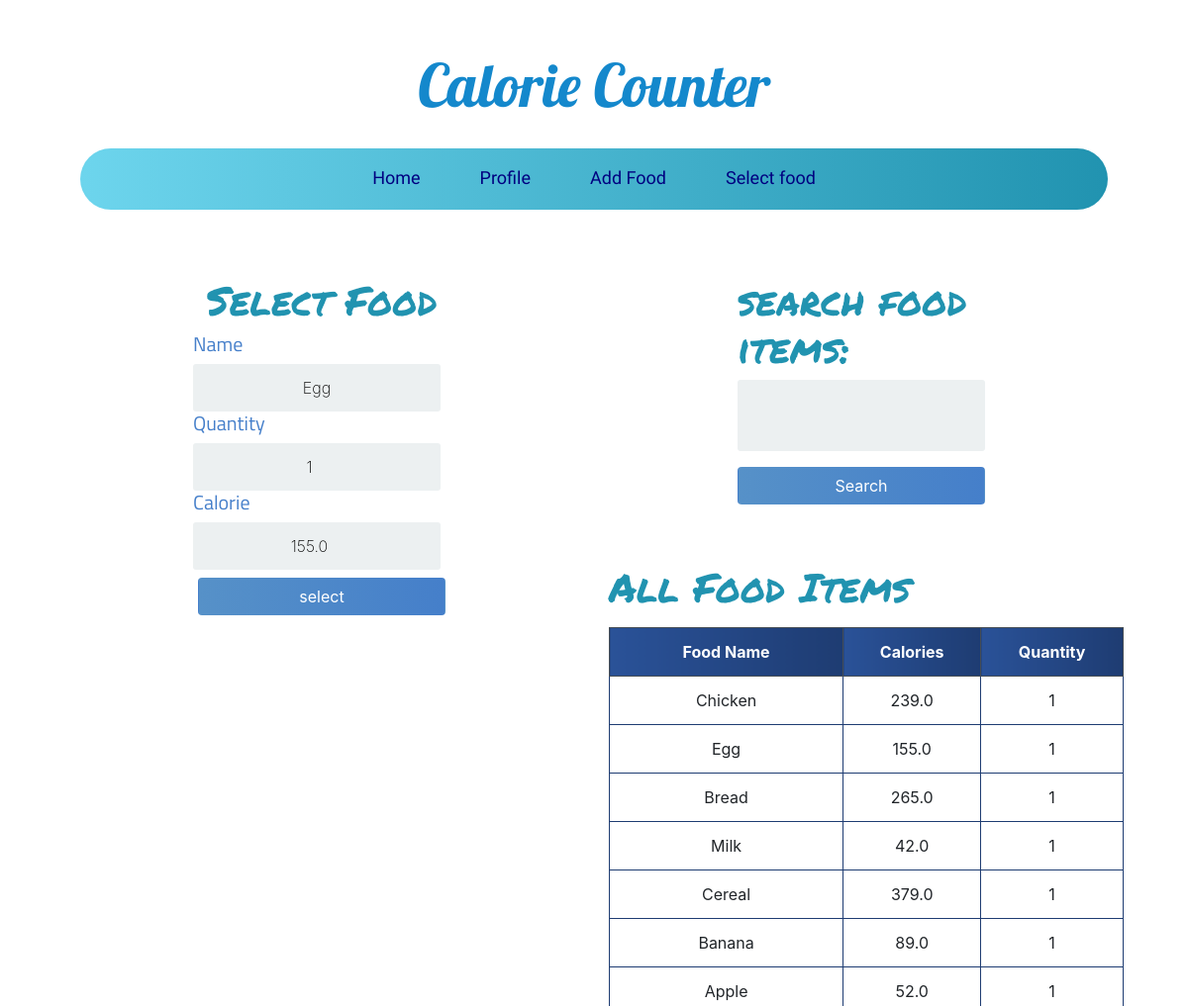
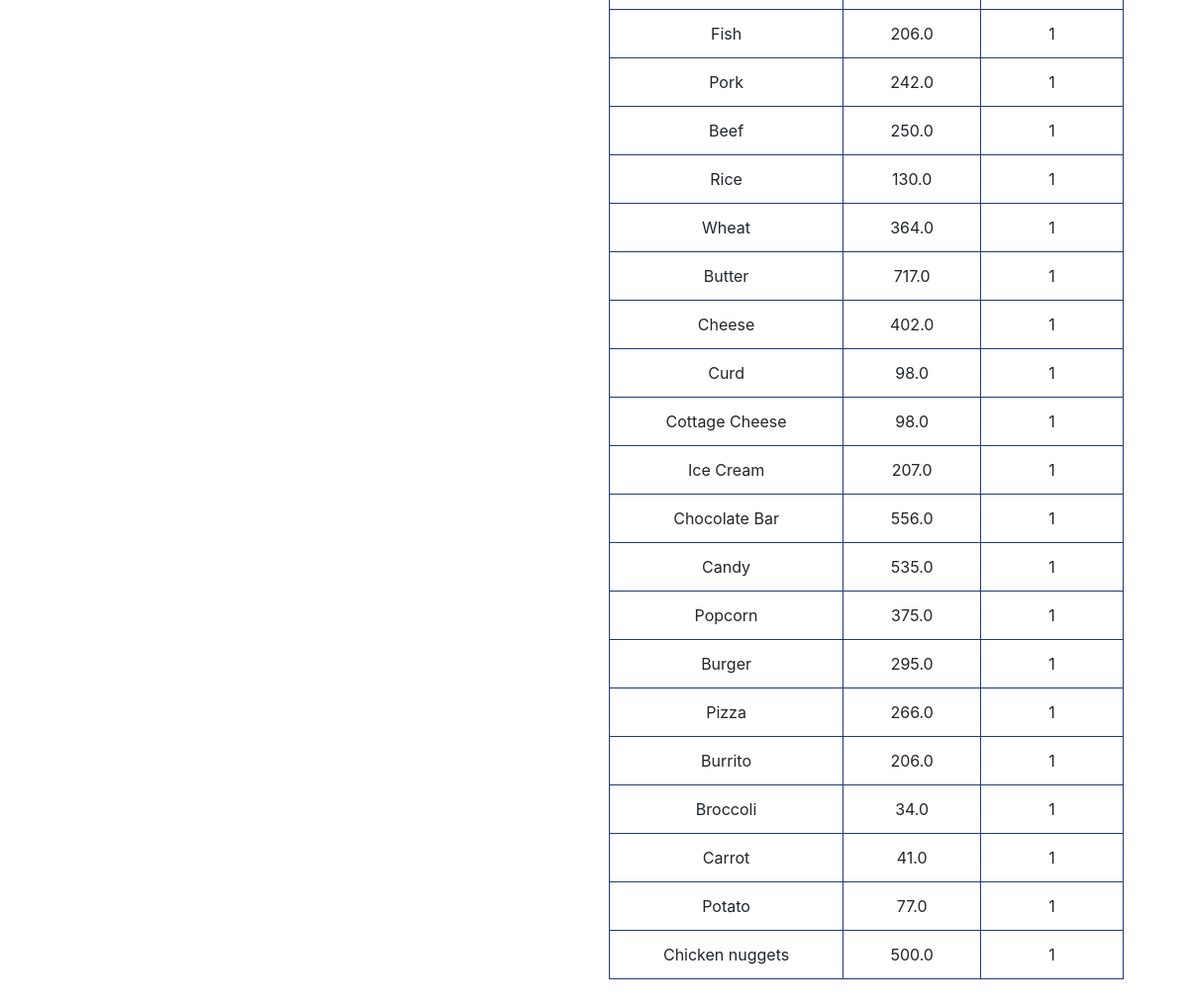
The page /update_food/11/ (signed in) on the database its author committed (2 pictures, top to bottom).
### calories/models.py (models this page shows, shortened)
class Food(models.Model):
	name = models.CharField(max_length=200 ,null=False)
	quantity = models.PositiveIntegerField(null=False,default=0)
	calorie = models.FloatField(null=False,default=0)
	person_of = models.ForeignKey(User,null=True,on_delete=models.CASCADE)

### calories/views.py (the view)
# urls.py: path('update_food/<str:pk>/',update_food,name='update_food'),
@login_required
def update_food(request,pk):
	food_items = Food.objects.filter(person_of=request.user)
	food_item = Food.objects.get(id=pk)
	form =  AddFoodForm(instance=food_item)
	if request.method == 'POST':
		form = AddFoodForm(request.POST,instance=food_item)
		if form.is_valid():
			form.save()
			return redirect('profile')
	myFilter = FoodFilter(request.GET,queryset=food_items)
	context = {'form':form,'food_items':food_items,'myFilter':myFilter}
	return render(request,'add_food.html',context)

### calories/forms.py
class AddFoodForm(forms.ModelForm):
    class Meta:
        model = Food
        fields = ('name','quantity','calorie')

### templates/add_food.html (shortened to what this page needs)
{% extends 'base.html' %}
{% block content %}
<div class="container">
<div class="row">
    <div class="col-lg-6">
    <div class="login">
        <div class="login-screen">
            <div class="app-title">
                <h1 class="headline">Select Food</h1>
            </div>
            <form method="POST" action="" class="login-form form-inline">
                {% for field in form %}
                <h5 class="form-labels">
                {{ field.label }}
                </h5>
                {{ field }}
                {% endfor %}
                <input class="btn mt-2" type="submit" value="select">
            </form>
        </div>
    </div>
    </div>
    <div class="col-lg-6 ">
    <div class="login">
        <div class="login-screen">
              <form method="get">
                  <h1 class="headline">{{ myFilter.form }}</h1>
                  <button class="btn mt-2" type="submit">Search </button>
              </form>
        </div>
    </div>
        <h1 class="headline"> All Food Items </h1>
        <table class="table table-bordered text-center mt-3">
            <thead class="thead-dark">
                <tr>
                    <th scope="col">Food Name</th>
                    <th scope="col">Calories</th>
                    <th scope="col">Quantity</th>
                </tr>
            </thead>
            <tbody>
                {% for food in food_items %}
                <tr>
                    <td>{{ food.name }}</td>
                    <td>{{ food.calorie }}</td>
                    <td>{{ food.quantity }}</td>
                </tr>
                {% endfor %}
            </tbody>
        </table>
    </div>
</div>
</div>
{% endblock content %}

### static/css/base.css (style rules this page uses)
body { font-family: Arial; background-color: #3498DB; padding: 50px; }
.login { margin: 20px auto; width: 300px; }
.login-screen { background-color: #FFF; padding: 20px; border-radius: 5px }
.app-title { text-align: center; color: #777; }
.login-form { text-align: center; }
input { text-align: center; background-color: #ECF0F1; border: 2px solid transparent; border-radius: 3px; font-size: 16px; font-weight: 200; padding: 10px 0; width: 250px; transition: border .5s; }
.btn { background: #457fca; background: -webkit-linear-gradient(to right, #5691c8, #457fca); background: linear-gradient(to right, #5691c8, #457fca); color: white !important; font-size: 16px; line-height: 25px; padding: 10px 0; text-decoration: none; text-shadow: none; border-radius: 3px; box-shadow: none; transition: 0.25s; display: block; width: 250px; margin: 0 auto; }
th { background: #1e3c72; background: -webkit-linear-gradient(to right, #2a5298, #1e3c72); background: linear-gradient(to right, #2a5298, #1e3c72); }
.headline { font-family: 'Permanent Marker', cursive; padding-top:20px; color: #2193b0; color: -webkit-linear-gradient(to right, #6dd5ed, #2193b0); color: linear-gradient(to right, #6ded6d, #2193b0); }
.table { background-color: white; color: #18AD7C; }
table.table-bordered > thead > tr > th { border:1px solid #1e3c72; }
table.table-bordered > tbody > tr > td { border:1px solid #1e3c72; }
.form-labels { font-family: 'Titillium Web', sans-serif; color:#457fca; }

### rows shown on the page
Food: form "Egg" "1" "155.0", name "Egg", calorie "155.0", quantity "1"
Food: name "Chicken", calorie "239.0", quantity "1"
Food: name "Bread", calorie "265.0", quantity "1"
Food: name "Milk", calorie "42.0", quantity "1"
Food: name "Cereal", calorie "379.0", quantity "1"
Food: name "Banana", calorie "89.0", quantity "1"
Food: name "Apple", calorie "52.0", quantity "1"
Food: name "Fish", calorie "206.0", quantity "1"
Food: name "Pork", calorie "242.0", quantity "1"
Food: name "Beef", calorie "250.0", quantity "1"
Food: name "Rice", calorie "130.0", quantity "1"
Food: name "Wheat", calorie "364.0", quantity "1"
Food: name "Butter", calorie "717.0", quantity "1"
Food: name "Cheese", calorie "402.0", quantity "1"
Food: name "Curd", calorie "98.0", quantity "1"
Food: name "Cottage Cheese", calorie "98.0", quantity "1"
Food: name "Ice Cream", calorie "207.0", quantity "1"
Food: name "Chocolate Bar", calorie "556.0", quantity "1"
Food: name "Candy", calorie "535.0", quantity "1"
Food: name "Popcorn", calorie "375.0", quantity "1"
Food: name "Burger", calorie "295.0", quantity "1"
Food: name "Pizza", calorie "266.0", quantity "1"
Food: name "Burrito", calorie "206.0", quantity "1"
Food: name "Broccoli", calorie "34.0", quantity "1"
Food: name "Carrot", calorie "41.0", quantity "1"
Food: name "Potato", calorie "77.0", quantity "1"
Food: name "Chicken nuggets", calorie "500.0", quantity "1"

### other values the page prints
{{ field.label }} "Name" "Quantity" "Calorie"
